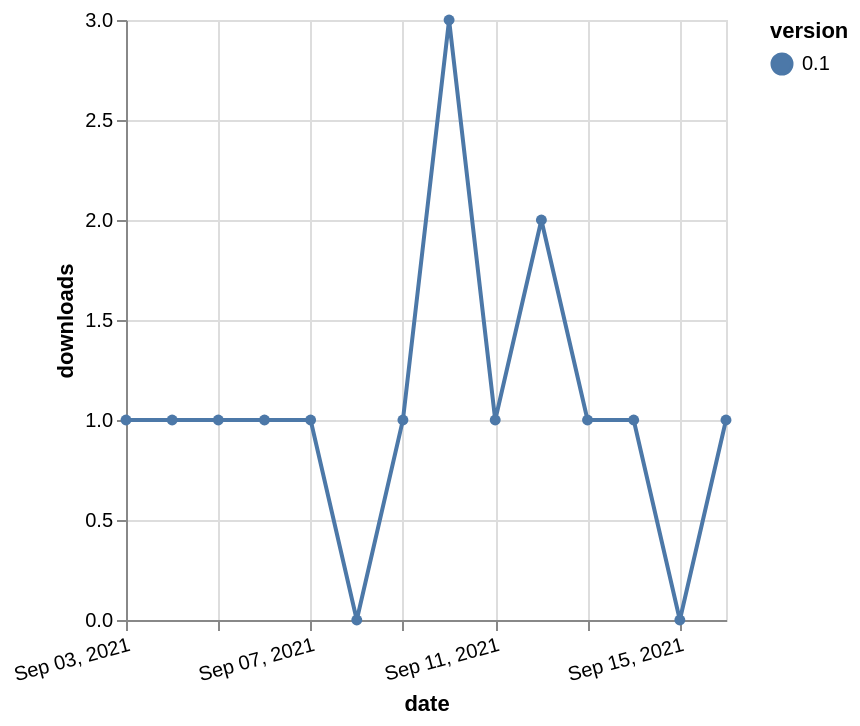

Vega-Lite specification stored for this chart:
### Vega-Lite specification from a JSON file in a GitHub repository (floating-point values rounded to 4 significant figures)
{"$schema": "https://vega.github.io/schema/vega-lite/v5.json", "description": "A simple bar chart with embedded data.", "data": {"values": [{"date": "2021-09-03", "total": 160, "delta": 1, "version": "0.1"}, {"date": "2021-09-04", "total": 161, "delta": 1, "version": "0.1"}, {"date": "2021-09-05", "total": 162, "delta": 1, "version": "0.1"}, {"date": "2021-09-06", "total": 163, "delta": 1, "version": "0.1"}, {"date": "2021-09-07", "total": 164, "delta": 1, "version": "0.1"}, {"date": "2021-09-08", "total": 164, "delta": 0, "version": "0.1"}, {"date": "2021-09-09", "total": 165, "delta": 1, "version": "0.1"}, {"date": "2021-09-10", "total": 168, "delta": 3, "version": "0.1"}, {"date": "2021-09-11", "total": 169, "delta": 1, "version": "0.1"}, {"date": "2021-09-12", "total": 171, "delta": 2, "version": "0.1"}, {"date": "2021-09-13", "total": 172, "delta": 1, "version": "0.1"}, {"date": "2021-09-14", "total": 173, "delta": 1, "version": "0.1"}, {"date": "2021-09-15", "total": 173, "delta": 0, "version": "0.1"}, {"date": "2021-09-16", "total": 174, "delta": 1, "version": "0.1"}]}, "width": "container", "mark": {"type": "line", "point": {"filled": true}}, "encoding": {"x": {"field": "date", "type": "temporal", "timeUnit": "yearmonthdate", "title": "date", "axis": {"labelAngle": -15}}, "y": {"field": "delta", "type": "quantitative", "title": "downloads"}, "color": {"field": "version", "type": "nominal"}, "tooltip": {"field": "delta"}}}
